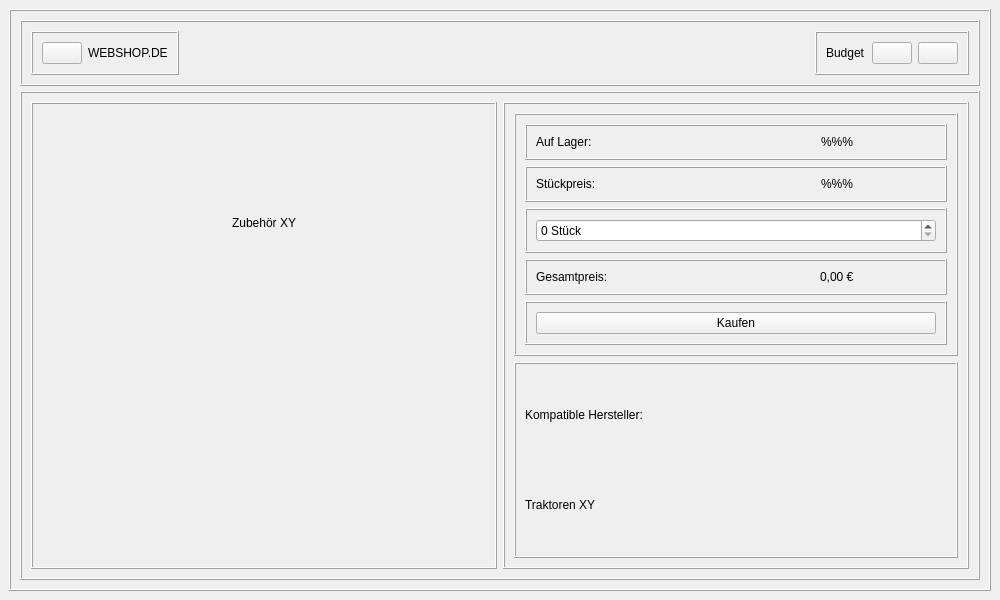
<?xml version="1.0" encoding="UTF-8"?>
<ui version="4.0">
 <class>MainWindow</class>
 <widget class="QMainWindow" name="MainWindow">
  <property name="geometry">
   <rect>
    <x>0</x>
    <y>0</y>
    <width>1000</width>
    <height>600</height>
   </rect>
  </property>
  <property name="minimumSize">
   <size>
    <width>1000</width>
    <height>600</height>
   </size>
  </property>
  <property name="maximumSize">
   <size>
    <width>16777215</width>
    <height>16777215</height>
   </size>
  </property>
  <property name="windowTitle">
   <string>Gebrauchtwaren, Anbieter</string>
  </property>
  <widget class="QWidget" name="centralwidget">
   <layout class="QVBoxLayout" name="verticalLayout">
    <item>
     <widget class="QFrame" name="main_frame">
      <property name="frameShape">
       <enum>QFrame::Box</enum>
      </property>
      <property name="frameShadow">
       <enum>QFrame::Raised</enum>
      </property>
      <layout class="QVBoxLayout" name="verticalLayout_2" stretch="1,10">
       <property name="spacing">
        <number>5</number>
       </property>
       <item>
        <widget class="QFrame" name="header_frame">
         <property name="frameShape">
          <enum>QFrame::Box</enum>
         </property>
         <property name="frameShadow">
          <enum>QFrame::Raised</enum>
         </property>
         <layout class="QHBoxLayout" name="horizontalLayout">
          <item alignment="Qt::AlignLeft|Qt::AlignTop">
           <widget class="QFrame" name="frame">
            <property name="frameShape">
             <enum>QFrame::Box</enum>
            </property>
            <property name="frameShadow">
             <enum>QFrame::Raised</enum>
            </property>
            <layout class="QHBoxLayout" name="horizontalLayout_3">
             <item>
              <widget class="QPushButton" name="home_Button">
               <property name="text">
                <string/>
               </property>
               <property name="icon">
                <iconset>
                 <normaloff>:/Icons/icons/home.svg</normaloff>:/Icons/icons/home.svg</iconset>
               </property>
               <property name="iconSize">
                <size>
                 <width>32</width>
                 <height>32</height>
                </size>
               </property>
              </widget>
             </item>
             <item>
              <widget class="QLabel" name="web_label">
               <property name="frameShape">
                <enum>QFrame::NoFrame</enum>
               </property>
               <property name="frameShadow">
                <enum>QFrame::Plain</enum>
               </property>
               <property name="text">
                <string>WEBSHOP.DE</string>
               </property>
              </widget>
             </item>
            </layout>
           </widget>
          </item>
          <item alignment="Qt::AlignRight|Qt::AlignTop">
           <widget class="QFrame" name="frame_2">
            <property name="sizePolicy">
             <sizepolicy hsizetype="Preferred" vsizetype="Preferred">
              <horstretch>0</horstretch>
              <verstretch>0</verstretch>
             </sizepolicy>
            </property>
            <property name="frameShape">
             <enum>QFrame::Box</enum>
            </property>
            <property name="frameShadow">
             <enum>QFrame::Raised</enum>
            </property>
            <layout class="QHBoxLayout" name="horizontalLayout_2">
             <item>
              <widget class="QLabel" name="budget_label">
               <property name="inputMethodHints">
                <set>Qt::ImhNone</set>
               </property>
               <property name="text">
                <string>Budget</string>
               </property>
               <property name="textFormat">
                <enum>Qt::AutoText</enum>
               </property>
              </widget>
             </item>
             <item>
              <widget class="QPushButton" name="acc_Button">
               <property name="enabled">
                <bool>true</bool>
               </property>
               <property name="text">
                <string/>
               </property>
               <property name="icon">
                <iconset>
                 <normaloff>:/Icons/icons/self.svg</normaloff>:/Icons/icons/self.svg</iconset>
               </property>
               <property name="iconSize">
                <size>
                 <width>32</width>
                 <height>32</height>
                </size>
               </property>
              </widget>
             </item>
             <item>
              <widget class="QPushButton" name="shopping_Button">
               <property name="sizePolicy">
                <sizepolicy hsizetype="Minimum" vsizetype="Fixed">
                 <horstretch>0</horstretch>
                 <verstretch>0</verstretch>
                </sizepolicy>
               </property>
               <property name="focusPolicy">
                <enum>Qt::StrongFocus</enum>
               </property>
               <property name="autoFillBackground">
                <bool>false</bool>
               </property>
               <property name="text">
                <string/>
               </property>
               <property name="icon">
                <iconset>
                 <normaloff>:/Icons/icons/shopping-cart.svg</normaloff>:/Icons/icons/shopping-cart.svg</iconset>
               </property>
               <property name="iconSize">
                <size>
                 <width>32</width>
                 <height>32</height>
                </size>
               </property>
              </widget>
             </item>
            </layout>
           </widget>
          </item>
         </layout>
        </widget>
       </item>
       <item>
        <widget class="QFrame" name="content_frame">
         <property name="accessibleName">
          <string/>
         </property>
         <property name="accessibleDescription">
          <string/>
         </property>
         <property name="frameShape">
          <enum>QFrame::Box</enum>
         </property>
         <property name="frameShadow">
          <enum>QFrame::Raised</enum>
         </property>
         <layout class="QHBoxLayout" name="horizontalLayout_4">
          <item>
           <widget class="QFrame" name="frame_1">
            <property name="frameShape">
             <enum>QFrame::Box</enum>
            </property>
            <property name="frameShadow">
             <enum>QFrame::Raised</enum>
            </property>
            <layout class="QVBoxLayout" name="verticalLayout_3">
             <item alignment="Qt::AlignHCenter">
              <widget class="QLabel" name="name_label">
               <property name="text">
                <string>Zubehör XY</string>
               </property>
              </widget>
             </item>
             <item alignment="Qt::AlignHCenter|Qt::AlignVCenter">
              <widget class="QLabel" name="picture">
               <property name="maximumSize">
                <size>
                 <width>500</width>
                 <height>500</height>
                </size>
               </property>
               <property name="cursor">
                <cursorShape>SizeAllCursor</cursorShape>
               </property>
               <property name="focusPolicy">
                <enum>Qt::NoFocus</enum>
               </property>
               <property name="text">
                <string/>
               </property>
               <property name="pixmap">
                <pixmap>:/Traktoren/pictures/Traktoren/Claas_Axion_950.jpg</pixmap>
               </property>
               <property name="scaledContents">
                <bool>true</bool>
               </property>
              </widget>
             </item>
            </layout>
           </widget>
          </item>
          <item>
           <widget class="QFrame" name="frame_3">
            <property name="frameShape">
             <enum>QFrame::Box</enum>
            </property>
            <property name="frameShadow">
             <enum>QFrame::Raised</enum>
            </property>
            <layout class="QVBoxLayout" name="verticalLayout_4">
             <item>
              <widget class="QFrame" name="frame_5">
               <property name="frameShape">
                <enum>QFrame::Box</enum>
               </property>
               <property name="frameShadow">
                <enum>QFrame::Raised</enum>
               </property>
               <layout class="QVBoxLayout" name="verticalLayout_7">
                <item>
                 <widget class="QFrame" name="frame_4">
                  <property name="frameShape">
                   <enum>QFrame::Box</enum>
                  </property>
                  <property name="frameShadow">
                   <enum>QFrame::Raised</enum>
                  </property>
                  <layout class="QHBoxLayout" name="horizontalLayout_7">
                   <item>
                    <widget class="QLabel" name="bestand_label">
                     <property name="text">
                      <string>Auf Lager:</string>
                     </property>
                    </widget>
                   </item>
                   <item alignment="Qt::AlignHCenter">
                    <widget class="QLabel" name="lager_status">
                     <property name="text">
                      <string>%%%</string>
                     </property>
                    </widget>
                   </item>
                  </layout>
                 </widget>
                </item>
                <item>
                 <widget class="QFrame" name="frame_6">
                  <property name="frameShape">
                   <enum>QFrame::Box</enum>
                  </property>
                  <property name="frameShadow">
                   <enum>QFrame::Raised</enum>
                  </property>
                  <layout class="QHBoxLayout" name="horizontalLayout_6">
                   <item alignment="Qt::AlignLeft">
                    <widget class="QLabel" name="preis_label">
                     <property name="text">
                      <string>Stückpreis:</string>
                     </property>
                    </widget>
                   </item>
                   <item alignment="Qt::AlignHCenter">
                    <widget class="QLabel" name="preis_status">
                     <property name="text">
                      <string>%%%</string>
                     </property>
                    </widget>
                   </item>
                  </layout>
                 </widget>
                </item>
                <item>
                 <widget class="QFrame" name="frame_9">
                  <property name="frameShape">
                   <enum>QFrame::Box</enum>
                  </property>
                  <property name="frameShadow">
                   <enum>QFrame::Raised</enum>
                  </property>
                  <layout class="QVBoxLayout" name="verticalLayout_5">
                   <item>
                    <widget class="QSpinBox" name="gesamt_spinBox">
                     <property name="suffix">
                      <string notr="true"> Stück</string>
                     </property>
                    </widget>
                   </item>
                  </layout>
                 </widget>
                </item>
                <item>
                 <widget class="QFrame" name="frame_7">
                  <property name="frameShape">
                   <enum>QFrame::Box</enum>
                  </property>
                  <property name="frameShadow">
                   <enum>QFrame::Raised</enum>
                  </property>
                  <layout class="QHBoxLayout" name="horizontalLayout_5">
                   <item alignment="Qt::AlignLeft">
                    <widget class="QLabel" name="gesamt_label">
                     <property name="text">
                      <string>Gesamtpreis:</string>
                     </property>
                    </widget>
                   </item>
                   <item alignment="Qt::AlignHCenter">
                    <widget class="QLabel" name="gesamt_status">
                     <property name="text">
                      <string>0,00 €</string>
                     </property>
                    </widget>
                   </item>
                  </layout>
                 </widget>
                </item>
                <item>
                 <widget class="QFrame" name="frame_12">
                  <property name="frameShape">
                   <enum>QFrame::Box</enum>
                  </property>
                  <property name="frameShadow">
                   <enum>QFrame::Raised</enum>
                  </property>
                  <layout class="QVBoxLayout" name="verticalLayout_8">
                   <item>
                    <widget class="QPushButton" name="buy_Button">
                     <property name="text">
                      <string>Kaufen</string>
                     </property>
                    </widget>
                   </item>
                  </layout>
                 </widget>
                </item>
               </layout>
              </widget>
             </item>
             <item>
              <widget class="QFrame" name="frame_8">
               <property name="frameShape">
                <enum>QFrame::Box</enum>
               </property>
               <property name="frameShadow">
                <enum>QFrame::Raised</enum>
               </property>
               <layout class="QVBoxLayout" name="verticalLayout_6">
                <item>
                 <widget class="QLabel" name="label_2">
                  <property name="text">
                   <string>Kompatible Hersteller:</string>
                  </property>
                 </widget>
                </item>
                <item>
                 <widget class="QLabel" name="comp_label">
                  <property name="text">
                   <string>Traktoren XY</string>
                  </property>
                 </widget>
                </item>
               </layout>
              </widget>
             </item>
            </layout>
           </widget>
          </item>
         </layout>
        </widget>
       </item>
      </layout>
     </widget>
    </item>
   </layout>
  </widget>
 </widget>
 <resources>
  <include location="resources/ressources.qrc"/>
 </resources>
 <connections/>
</ui>
